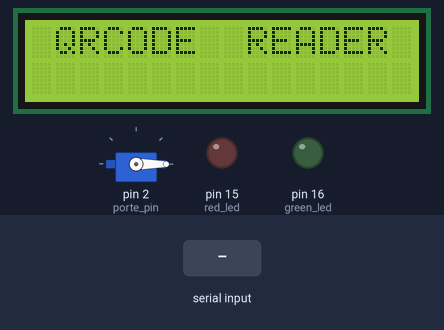
Recording of a sketch running on a simulated Arduino Uno, built with avr-gcc and run on an emulated ATmega328P. Parts: 16×2 character LCD, servo, output pins drawn as LEDs (lit = HIGH). Inputs (shaded band) come from the test bench. Pins used as bus, display or sensor lines are not drawn; what the sketch prints to the serial monitor is not drawn.

Above: at 1.2 s.
1.3 s: "0" received over Serial
At 2.9 s:
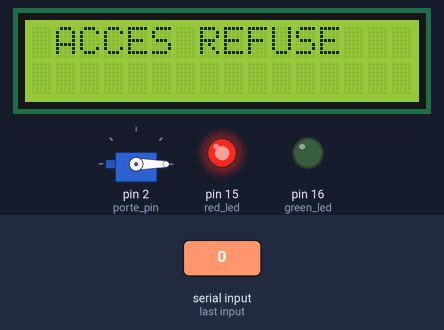
3.8 s: "1" received over Serial
At 7.0 s:
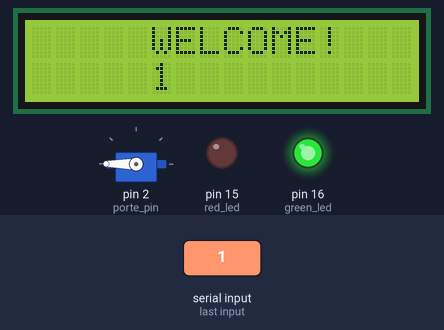
9.8 s: "2" received over Serial
At 13.2 s:
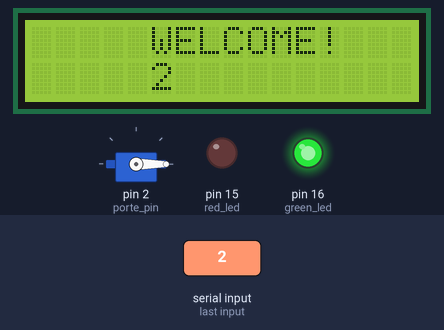
Timing chart, 0 to 15.3 s (numbered marks = the images above; inputs shaded):
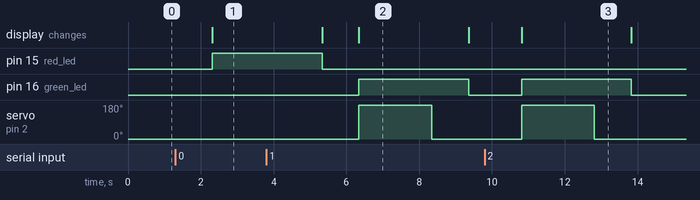

Measured:
- after the input at 1.3 s, pin 15 (red_led): LOW → HIGH after 1.0 s; the display: changes after 1.0 s (image 1)
- after the input at 3.8 s, pin 16 (green_led): LOW → HIGH after 2.5 s, → LOW 3.0 s later; servo on pin 2 (porte_pin): 0° → 180° after 2.5 s, → 0° 2.0 s later; the display: first differs from a run without the input after 2.5 s (image 2)
- after the input at 9.8 s, pin 16 (green_led): LOW → HIGH after 1.0 s, → LOW 3.0 s later; servo on pin 2 (porte_pin): 0° → 180° after 1.0 s, → 0° 2.0 s later; the display: changes after 1.0 s (image 3)
- what the display in image 2 shows lasts 3.1 s, from 6.3 s to 9.4 s

The sketch:

config.ino
```cpp
////library
#include <Servo.h>//library pour le servo moteur
#include <Wire.h> //communication I2C
#include <LiquidCrystal_I2C.h>//utilisation de la l

Servo porte;//instance de la classe Servo utiliser comme porte

LiquidCrystal_I2C lcd(0x27,16,2); //creation de l'objet pour l'afficheur LCD I2C
#define porte_pin 2 //pin ou sera brancher le servo moteur de la pporte
#define temps 2000 //temp entre l'ouverture et la fermeture de la porte

#define buzzer 0 //pin du buzzer
#define green_led 16 //pin de la led verte
#define red_led 15 //pin de la led rouge

const int pins[3] = {buzzer,green_led,red_led}; //table des pins [buzzer,led verte,led rouge]
//fonction d'initialisation
void setup() {

  Serial.begin(115200); //initialisation de la communication serie avec une vitesse de communication de 115200
  lcd.init();//initialisation de l'afficheur LCD
  lcd.backlight();
  lcd.setCursor(1,0);
  lcd.print("QRCODE  READER");
  Serial.println("QRCODE  READER\n-------------------");
  porte.attach(porte_pin);
  porte.write(0);
  for(int i= 0; i<3;i++)
  {
      pinMode(pins[i],OUTPUT); //definition des pins du tableau en sortie
  }
}
//fonction principale

void loop() {
  String msg; //message recu via la communication serie
  if(Serial.available()>0)//verifie si des donnees sont disponible sur le moniteur serie
  {
    msg = Serial.readString(); //recuperation est stockage de valeurs rec
    msg.trim();//suppression de espace blancs dans la chaine

   //si non recoi 0  on lance les instruction d'alerte
    if(msg == "0")
    {
        error();
    }
    //si on recois un nom on ouvre la porte puis on affiche le message avec le nom de la personne
    else
    {
      ///////AFFICHAGE DU NOM////////
        Serial.print("WELCOME! : ");
        Serial.println(msg);
        lcd.clear();
        lcd.setCursor(5,0);
        lcd.print("WELCOME!");
        lcd.setCursor(5,1);
        lcd.print(msg);
        //////////OUVERTURE DE LA PORTE////////////////
        Serial.println("ouverture de la porte");
        porte.write(180);
        digitalWrite(green_led,HIGH);
        delay(temps);
        ////////////FERMETURE DE LA PORTE///////////////////
        Serial.println("Fermeture de la porte");
        porte.write(0);
        digitalWrite(green_led,HIGH);
        digitalWrite(red_led,LOW);
        delay(1000);
        //////////////MESSAGE PRINCIPAL///////////////////////
        lcd.clear();
        lcd.setCursor(1,0);
        lcd.print("QRCODE  READER");
        Serial.println("QRCODE  READER\n-------------------");
        digitalWrite(green_led,LOW);
    }
  }
}
//fonction d'erreur
void error()
{
  //////////////MESSAGE ACCES REFUSE///////////////////////
        lcd.clear();
        lcd.setCursor(1,0);
        lcd.print("ACCES REFUSE");
        Serial.println("ACCÈS REFUSE");
        digitalWrite(buzzer, HIGH);
        digitalWrite(red_led, HIGH);

        delay(3000);
        //////////////MESSAGE PRINCIPAL///////////////////////
        lcd.clear();
        lcd.setCursor(1,0);
        lcd.print("QRCODE  READER");
        Serial.println("QRCODE  READER\n-------------------");
        digitalWrite(buzzer, LOW);
        digitalWrite(red_led, LOW);
}
```
